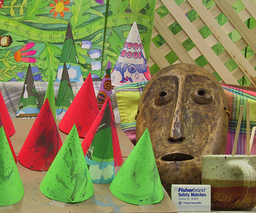
#> input picture python_implementation/Final code/2001/cones/im2.png, 256 x 213 px, shrunk from 450 x 375 before the run
$ jupyter execute 'Census Transform.ipynb'   (older library calls are emulated)
#> lines starting #> are read from the running program, lines starting #| are printed output that depends on the picture; after the words box and inside, x2 and y2 are one past the last pixel; in counts of white or black regions, pixels touching at a corner belong together
[cell 1]
import numpy as np
import cv2
from matplotlib import pyplot as plt
from scipy import signal, ndimage
import time

[cell 2]
### Brute Force Implementation ###
class DisparityMap():
    def __init__(self, numDisparities, blockSize):
        self.numDisparities = numDisparities
        self.blockSize = blockSize

    def Hamming_distance(self, a, b):
        return sum(a[i]!=b[i] for i in range(len(a)))

    # [33 lines left out: function CT, not called in this run]

[cell 3]
### Vecorized implementation using Numpy Library ###
class DisparityMap():
    def __init__(self, numDisparities, blockSize):
        self.numDisparities = numDisparities
        self.blockSize = blockSize

    def census_convolution(self, center, kernel_size=(5, 5)):
        row_padding, col_padding = kernel_size[0]//2, kernel_size[1]//2
        image = cv2.copyMakeBorder(center, top=row_padding, left=col_padding, right=col_padding, bottom=row_padding, borderType=cv2.BORDER_CONSTANT, value=0)
        output = np.zeros(center.shape, dtype=np.uint8)
        r, c = center.shape

        bits = 0
        outputs = []
        for row in range(kernel_size[0]):
            for col in range(kernel_size[1]):
                output = (output << 1) | (image[row:row+r, col:col+c] >= center)
                bits += 1
                if bits%8==0 and bits!=0:
                    outputs.append(output.copy())
                    output = np.zeros(center.shape, dtype=np.uint8)

        if (kernel_size[0]*kernel_size[1])%8!=0:
            outputs.append(output.copy())
        #outputs = np.array(outputs)
        return outputs

    def find_difference(self, left, right, shift_val):
        left_t = left.copy()
        right_t = right.copy()
        if len(left.shape)==2:
            r, c = left.shape
            left_t[:, :c-shift_val] = left_t[:, shift_val:]
            output = np.sum(np.unpackbits(np.bitwise_xor(left_t.reshape(r*c,1), right_t.reshape(r*c,1)), axis = 1), axis=1).reshape(r, c)
        else:
            n, r, c = left_t.shape
            left_t[:, :, :c-shift_val] = left_t[:, :, shift_val:]
            output = np.sum(np.sum(np.unpackbits(np.bitwise_xor(left_t.reshape(n*r*c,1), right_t.reshape(n*r*c,1)), axis = 1), axis=1).reshape(n, r, c), axis=0)

        return output

    def CT(self, imgL, imgR, window_size):
        imgL = imgL.astype(np.float)
        imgR = imgR.astype(np.float)

        if len(imgL.shape)==2:
            l, w = imgL.shape
            #find census for left and right image
            left = np.array(self.census_convolution(imgL, window_size))
            right = np.array(self.census_convolution(imgR, window_size))
        else:
            l, w, h = imgL.shape
            left = []
            right = []
            for i in range(h):
                left += self.census_convolution(imgL[:,:,i], window_size)
                right += self.census_convolution(imgR[:,:,i], window_size)
            left = np.array(left)
            right = np.array(right)

        #Finding error for all the numDisparities
        errors = []
        for i in range(self.numDisparities):
            errors.append(self.find_difference(left, right, i))

        errors = np.array(errors)

        disparityMap = np.zeros((l, w), dtype=np.uint8)
        mid = int(self.blockSize/2)
        for i in range(mid, l-mid):
            for j in range(mid, min(w-self.numDisparities, w-mid)):
                disparityMap[i, j] = np.argmin(errors[:,i,j])
        return disparityMap

    def CT_with_MBM(self, imgL, imgR):
        imgL = imgL.astype(np.float)
        imgR = imgR.astype(np.float)

        kernels = [(1, 61), (61, 1), (11, 11), (3, 3)]
        census_convs = []
        for kernel_size in kernels:

            #find census for left and right image
            if len(imgL.shape)==2:
                l, w = imgL.shape
                #find census for left and right image
                left = np.array(self.census_convolution(imgL, kernel_size))
                right = np.array(self.census_convolution(imgR, kernel_size))
            else:
                l, w, h = imgL.shape
                left = []
                right = []
                for i in range(h):
                    left += self.census_convolution(imgL[:,:,i], kernel_size)
                    right += self.census_convolution(imgR[:,:,i], kernel_size)
                left = np.array(left)
                right = np.array(right)

            #Finding error for all the numDisparities
            errors = []
            for i in range(self.numDisparities):
                errors.append(self.find_difference(left, right, i)/(kernel_size[0]*kernel_size[1]))
            errors = np.array(errors)

            census_convs.append(errors)

        out = np.minimum(census_convs[0], census_convs[1])
        for i in range(2, len(kernels)):
            out = np.multiply(out, census_convs[2])

        disparityMap = np.zeros((l, w), dtype=np.uint8)
        mid = int(self.blockSize/2)
        for i in range(mid, l-mid):
            for j in range(mid, min(w-self.numDisparities, w-mid)):
                disparityMap[i, j] = np.argmin(out[:,i,j])
        return disparityMap

    # [29 lines left out: function CT_with_input_kernels, not called in this run]

    #Generating Locally Consistent Disparity Map
    def LCDM(self, disparityMap, kernel):
        disparityMap = disparityMap.astype(np.int64)
        output = disparityMap.copy()
        r, c = disparityMap.shape
        row_mid, col_mid = kernel[0]//2, kernel[1]//2

        for i in range(2*row_mid, r-2*row_mid):
            for j in range(2*col_mid, min(c-numdisparities-col_mid, c-2*col_mid)):
                temp = disparityMap[i-row_mid:i+row_mid+1, j-col_mid:j+col_mid+1]
                val = np.bincount(temp.reshape(1, kernel[0]*kernel[1])[0]).argmax()
                output[i, j] = val

        return output

[cell 4]
#Input data

# imgL = cv2.imread('tsukuba_l.png', 0)
# imgR = cv2.imread('tsukuba_r.png', 0)
# ground_truth = cv2.imread('tsukuba_r.png', 0)

imgL = cv2.imread('2001/cones/im2.png', 0)
#> imgL: shape (213, 256); min 0, max 237, mean 125
imgR = cv2.imread('2001/cones/im6.png', 0)
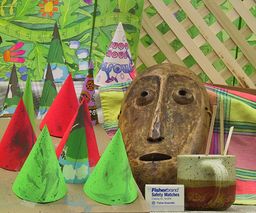
#> input picture python_implementation/Final code/2001/cones/im6.png, 256 x 213 px, shrunk from 450 x 375 before the run
#> imgR: shape (213, 256); min 2, max 245, mean 128.4
ground_truth = cv2.imread('2001/cones/disp6.png', 0)/4
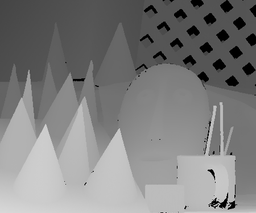
#> input picture python_implementation/Final code/2001/cones/disp6.png, 256 x 213 px, shrunk from 450 x 375 before the run
#> ground_truth: shape (213, 256) float64; min 0, max 55.25, mean 31.8

# [19 lines of commented-out code are left out]

[cell 5]
#Blurring the image using Gaussian filter to remove noise
imgLg = cv2.GaussianBlur(imgL, (3,3), cv2.BORDER_DEFAULT)
imgRg = cv2.GaussianBlur(imgR, (3,3), cv2.BORDER_DEFAULT)

#Finding gradients
imgLx1 = cv2.Sobel(imgL, cv2.CV_64F, 1, 0, ksize=3)
imgLy1 = cv2.Sobel(imgL, cv2.CV_64F, 0, 1, ksize=3)

imgRx1 = cv2.Sobel(imgR, cv2.CV_64F, 1, 0, ksize=3)
imgRy1 = cv2.Sobel(imgR, cv2.CV_64F, 0, 1, ksize=3)

#Creating new multi dimensional image
imgLxy = np.zeros((imgL.shape[0], imgL.shape[1], 3), np.float64)
imgLxy[:,:,0] = imgL
imgLxy[:,:,1] = imgLx1
imgLxy[:,:,2] = imgLy1

imgRxy = np.zeros((imgR.shape[0], imgR.shape[1], 3), np.float64)
imgRxy[:,:,0] = imgR
imgRxy[:,:,1] = imgRx1
imgRxy[:,:,2] = imgRy1

#Applying algorithm
blocksize = 11
numdisparities = 64
disparity = DisparityMap(numDisparities=numdisparities, blockSize=blocksize)

t1 = time.time()
disparityMap1 = disparity.CT(imgL, imgR, (11, 11))
#> after the loop in census_convolution, `for row in range(kernel_size[0]):`:
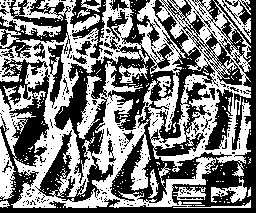
#> output: shape (213, 256); values 0 (black) and 1 (white), 48.6% white; 263 white regions (249 under 20 px), largest, box (x1, y1, x2, y2) and area: (0, 0, 251, 208) 23032, (0, 0, 63, 37) 947, (0, 129, 16, 200) 603
#> after the loop in census_convolution, `for row in range(kernel_size[0]):`: bits = 121; outputs = 15 items
#> after the loop in census_convolution (call 2), `for row in range(kernel_size[0]):`: output: shape (213, 256); values 0 (black) and 1 (white), 48.5% white; 307 white regions (281 under 20 px), largest, box (x1, y1, x2, y2) and area: (0, 0, 251, 208) 21981, (184, 178, 251, 208) 711, (49, 76, 84, 141) 500
#> after the loop in CT, `for i in range(self.numDisparities):`: errors = 64 items
#> in CT, `mid = int(self.blockSize/2)`: mid = 5
t2 = time.time()
print(t2 -t1)
disparityMap2 = disparity.LCDM(disparityMap1, (11, 11))
#> in LCDM, `disparityMap = disparityMap.astype(np.int64)`:
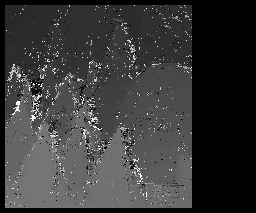
#> disparityMap: shape (213, 256) int64; min 0, max 63, mean 14.1; drawn with min black and max white
#> in LCDM, `r, c = disparityMap.shape`: r = 213; c = 256
#> after the loop in LCDM, `for i in range(2*row_mid, r-2*row_mid):`:
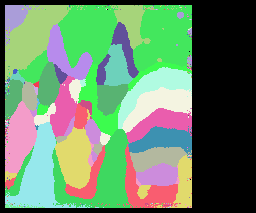
#> output: shape (213, 256) int64; 59 distinct labels, from 0 to 62; one colour per label, 0 black

t1 = time.time()
disparityMap3 = disparity.CT_with_MBM(imgL, imgR)
#> the loop in CT_with_MBM, `for kernel_size in kernels:` made 4 passes
#> pass 1, in census_convolution (call 4), `image = cv2.copyMakeBorder(center, top=row_padding, left=col_padding, ..`:
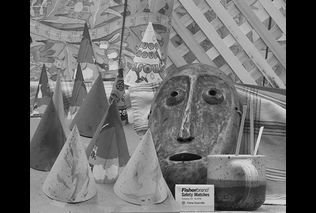
#> image: shape (213, 316) float64; min 0, max 245, mean 104
#> pass 1, in find_difference (call 66), `output = np.sum(np.sum(np.unpackbits(np.bitwise_xor(left_t.reshape(n*r..`:
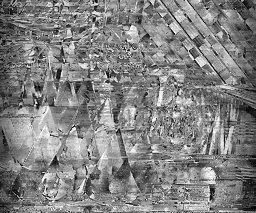
#> output: shape (213, 256) uint64; min 0, max 60, mean 30.6; drawn with min black and max white
#> after the loop in CT_with_MBM, `for i in range(mid, l-mid):`:
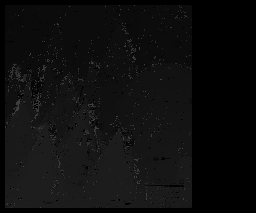
#> disparityMap: shape (213, 256); min 0, max 63, mean 13.9
t2 = time.time()
print(t2 -t1)
disparityMap4 = disparity.LCDM(disparityMap3, (11, 11))
#> call 2 of LCDM, with kernel = (11, 11)
#> after the loop in LCDM (call 2), `for i in range(2*row_mid, r-2*row_mid):`:
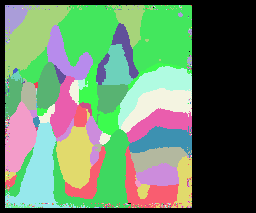
#> output: shape (213, 256) int64; 55 distinct labels, from 0 to 63; one colour per label, 0 black

[cell 6]
###############################################################
##Cropping the ground truth
r, c = ground_truth.shape
ground_truth[:int(blocksize/2), :] = 0
ground_truth[:, :int(blocksize/2)] = 0
ground_truth[r-int(blocksize/2):, :] = 0
ground_truth[:, c-numdisparities:] = 0

##Calculating error
error1 = (abs(ground_truth-disparityMap1)>1) & (ground_truth!=0)
#> error1: shape (213, 256) bool; 68.9% white; 113 black regions (106 under 20 px), largest, box (x1, y1, x2, y2) and area: (0, 0, 256, 213) 16614, (174, 9, 186, 18) 42, (171, 39, 183, 47) 34
error_per1 = np.round(100*sum(error1.reshape(r*c, 1))[0]/(r*c), 2)

error2 = (abs(ground_truth-disparityMap2)>1) & (ground_truth!=0)
#> error2: shape (213, 256) bool; 69.1% white; 29 black regions (22 under 20 px), largest, box (x1, y1, x2, y2) and area: (0, 0, 256, 213) 16615, (175, 9, 186, 18) 42, (171, 39, 183, 47) 31
error_per2 = np.round(100*sum(error2.reshape(r*c, 1))[0]/(r*c), 2)

error3 = (abs(ground_truth-disparityMap3)>1) & (ground_truth!=0)
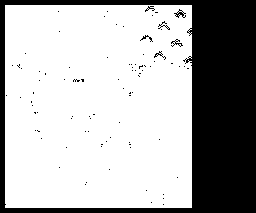
#> error3: shape (213, 256) bool; 69% white; 88 black regions (81 under 20 px), largest, box (x1, y1, x2, y2) and area: (0, 0, 256, 213) 16615, (174, 9, 186, 18) 42, (171, 39, 183, 47) 34
error_per3 = np.round(100*sum(error3.reshape(r*c, 1))[0]/(r*c), 2)

error4 = (abs(ground_truth-disparityMap4)>1) & (ground_truth!=0)
#> error4: shape (213, 256) bool; 69.1% white; 29 black regions (22 under 20 px), largest, box (x1, y1, x2, y2) and area: (0, 0, 256, 213) 16616, (175, 9, 186, 18) 42, (171, 39, 183, 47) 30
error_per4 = np.round(100*sum(error4.reshape(r*c, 1))[0]/(r*c), 2)

##################################################################
plt.figure(figsize=(18, 72))
plt.subplot(141)
plt.imshow(disparityMap1, 'gray')
plt.title('CT')

plt.subplot(142)
plt.imshow(error1, 'gray')
plt.title('Bad Error 1.0= '+str(error_per1)+'%')

plt.subplot(143)
plt.imshow(disparityMap2, 'gray')
plt.title('CT + LCDM')

plt.subplot(144)
plt.imshow(error2, 'gray')
plt.title('Bad Error 1.0= '+str(error_per2)+'%')
plt.show()

##################################
plt.figure(figsize=(18, 72))
plt.subplot(141)
plt.imshow(disparityMap3, 'gray')
plt.title('CT + MBM')

plt.subplot(142)
plt.imshow(error3, 'gray')
plt.title('Bad Error 1.0= '+str(error_per3)+'%')

plt.subplot(143)
plt.imshow(disparityMap4, 'gray')
plt.title('CT + MBM + LCDM')

plt.subplot(144)
plt.imshow(error4, 'gray')
plt.title('Bad Error 1.0= '+str(error_per4)+'%')
plt.show()

###################################################################
plt.figure(figsize=(18, 27))
plt.subplot(121)
plt.imshow(imgR, 'gray')
plt.title('Right Image')

plt.subplot(122)
plt.imshow(ground_truth, 'gray')
plt.title('Ground Truth')
plt.show()
